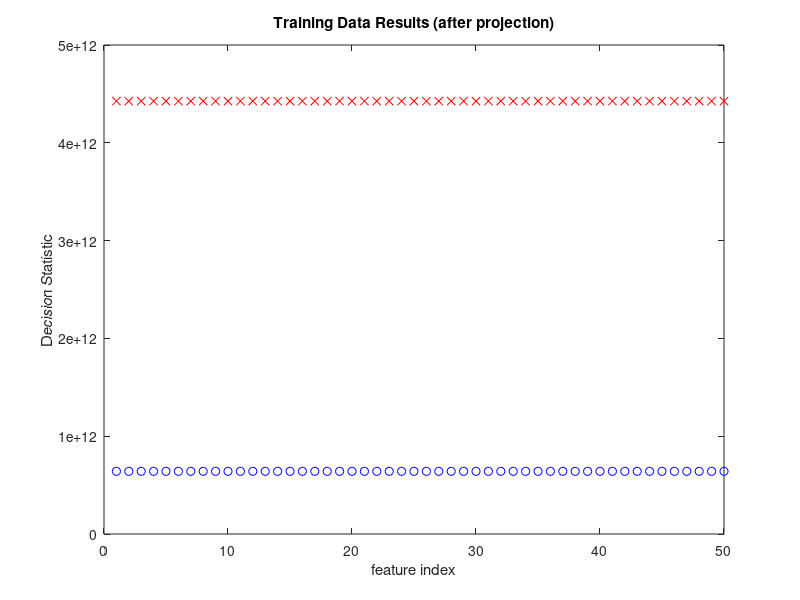
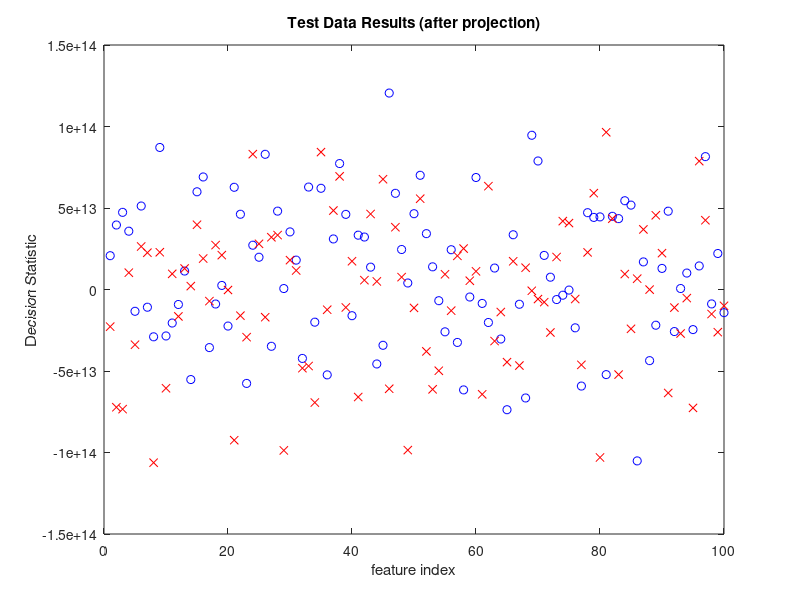

Here is the MATLAB script that generated these plots, in order: (Note: this script raises an error after producing the figures.)
%  This script illustrates Linear Discriminant Anlaysis using Gaussian random
%  distribution for all features and separate standard deviations and means
%  for each feature can be set.  In this version, the means and variances
%  for each feature are the same for the entire class.  If
%  the number of features is 2, then a 2D plot with feature measurments,
%  projection line and a sample decision boundary are plotted.
%
%  Written by Kevin D. Donohue (donohue@engr.uky.edu) November 2006

nfeature = 100;  %  Number of features used to discriminate processes
ntrain0 = 50;  %  Number of training samples in class 0
ntrain1 = 50;  %  Number of training samples in class 1
ntest0 = 100;  %  Number of training samples in class 0
ntest1 = 100;  %  Number of training samples in class 1


m0 = -.6*ones(nfeature,1);  % means for each feature in class 0
m1 = .6*ones(nfeature,1);  % means for each feature in class 1
s0 = 3*ones(nfeature,1);  % standard devations for each feature in class 0
s1 = 3*ones(nfeature,1);  % standard deviaions for each feature in class 1

nruns = 10;   %  Number of monte carlo runs

%  Monte Carlo Loop (generate a signls for each class, extract 
%  and store labeled features
for k =1:nruns
    %  Generate matrix of random numbers to represent feature measurments
    %  from each class:
    clstrn0 = (s0*ones(1,ntrain0)).*randn(nfeature,ntrain0)+(m0*ones(1,ntrain0)); % Training 0
    clstrn1 = (s1*ones(1,ntrain1)).*randn(nfeature,ntrain1)+(m1*ones(1,ntrain1)); % Training 1
    clstest0 = (s0*ones(1,ntest0)).*randn(nfeature,ntest0)+(m0*ones(1,ntest0));   % Test 0
    clstest1 = (s1*ones(1,ntest1)).*randn(nfeature,ntest1)+(m1*ones(1,ntest1));   % Test 1
    %  Compute statistics form training set for classifier
    mm0 = mean(clstrn0,2);  %  Mean of class 0 features
    mm1 = mean(clstrn1,2);  %  Mean of class 1 features
    sm0 = (ntrain0-1)*cov(clstrn0');  % Scatter matrix for class 0
    sm1 = (ntrain1-1)*cov(clstrn1');  % Scatter matrix for class 1
    sminv = inv(sm0+sm1);     %  Take inverse of combined scatter matrices      
    v = sminv*(mm1-mm0);     %  Use mean difference vector to compute projection vector (classifier)
    %  If 2 features are present plot them
    if nfeature == 2
        figure(1)
        set(gcf,'Position',[92   450   314   286]);
        %  Plot feature measurments for each class in training data
        plot(clstrn0(1,:),clstrn0(2,:),'bo'); hold on; plot(clstrn1(1,:),clstrn1(2,:),'rx');
        xa = get(gca,'Xlim');
        %  Compute Threshold for equal a priori probablilities and covariance matrices 
        mnp = (mm0'*sminv*mm0+mm1'*sminv*mm1)/2;
        %  Plot projection axis (green)
        plot(xa,(v(1)/v(2))*(xa-mnp(1))+mnp,'g-');
        %  Plot decision boundary between means of both classes (black)
        plot(xa,(-v(2)/v(1))*(xa-mnp(1))+mnp,'k-','Linewidth',3);
        hold off
        xlabel('Feature 1')
        ylabel('Feature 2')
        title('Training Data')
        figure(2)
        set(gcf,'Position',[417   440   314   286]);
        %  Plot feature measurments for each class in testing data
        plot(clstest0(1,:),clstest0(2,:),'bo'); hold on; plot(clstest1(1,:),clstest1(2,:),'rx');
        xa = get(gca,'Xlim');
        %  Compute Threshold for equal a priori probablilities and covariance matrices 
        mnp = (mm0'*sminv*mm0+mm1'*sminv*mm1)/2;
        %  Plot projection axis (green)
        plot(xa,(v(1)/v(2))*(xa-mnp(1))+mnp,'g-');
        %  Plot decision boundary between means of both classes (black)
        plot(xa,(-v(2)/v(1))*(xa-mnp(1))+mnp,'k-','Linewidth',3);
        hold off
        xlabel('Feature 1')
        ylabel('Feature 2')
        title('Testing Data')
    end
    %  Apply classifier to testing data 
    testout0 = (v')*clstest0;
    testout1 = (v')*clstest1;
    %  Apply classifier to training data
    trnout0 = (v')*clstrn0;
    trnout1 = (v')*clstrn1;
    figure(3)
    set(gcf,'Position',[88    90   314   286]);
    %  Plot training data after classification
    plot(trnout0,'bo'); hold on; plot(trnout1,'rx'); hold off
    title('Training Data Results (after projection)')
    xlabel('feature index')
    ylabel('Decision Statistic')
    figure(4)
    set(gcf,'Position',[425    89   314   286]);
    %  Plot testing data after classification
    plot(testout0,'bo'); hold on; plot(testout1,'rx'); hold off
    title('Test Data Results (after projection)')
    xlabel('feature index')
    ylabel('Decision Statistic')
    %  Compute and store classification error
    minclasser(k) = roc(testout1,testout0);
    pause
end
figure(5)
plot(100*minclasser)
xlabel('Monte Carlo Index')
ylabel('% classification error')
title(['Classification error = ' num2str(100*mean(minclasser)) ...
        '%, std of estimate = ' num2str(100*std(minclasser))]) 